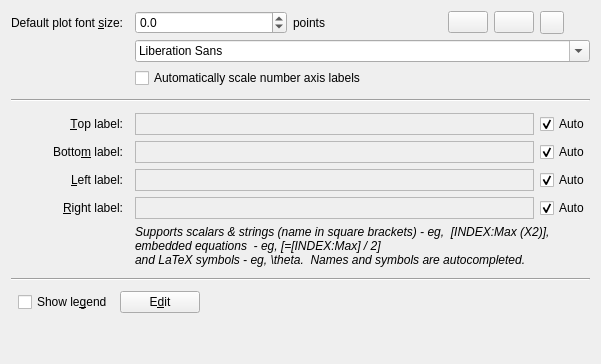
<?xml version="1.0" encoding="UTF-8"?>
<ui version="4.0">
 <class>LabelTab</class>
 <widget class="QWidget" name="LabelTab">
  <property name="geometry">
   <rect>
    <x>0</x>
    <y>0</y>
    <width>601</width>
    <height>364</height>
   </rect>
  </property>
  <property name="windowTitle">
   <string>Form</string>
  </property>
  <layout class="QGridLayout" name="gridLayout">
   <item row="0" column="0">
    <widget class="QLabel" name="_Label_4">
     <property name="text">
      <string>Default plot font &amp;size:</string>
     </property>
     <property name="alignment">
      <set>Qt::AlignRight|Qt::AlignTrailing|Qt::AlignVCenter</set>
     </property>
     <property name="buddy">
      <cstring>_globalLabelFontSize</cstring>
     </property>
    </widget>
   </item>
   <item row="0" column="2" colspan="2">
    <widget class="QDoubleSpinBox" name="_globalLabelFontSize">
     <property name="decimals">
      <number>1</number>
     </property>
     <property name="minimum">
      <double>-25.000000000000000</double>
     </property>
    </widget>
   </item>
   <item row="0" column="4">
    <widget class="QLabel" name="label">
     <property name="text">
      <string>points</string>
     </property>
    </widget>
   </item>
   <item row="0" column="5">
    <widget class="QPushButton" name="_globalLabelBold">
     <property name="sizePolicy">
      <sizepolicy hsizetype="Fixed" vsizetype="Fixed">
       <horstretch>0</horstretch>
       <verstretch>0</verstretch>
      </sizepolicy>
     </property>
     <property name="iconSize">
      <size>
       <width>22</width>
       <height>22</height>
      </size>
     </property>
     <property name="shortcut">
      <string>Alt+B</string>
     </property>
     <property name="checkable">
      <bool>true</bool>
     </property>
    </widget>
   </item>
   <item row="0" column="6">
    <widget class="QPushButton" name="_globalLabelItalic">
     <property name="sizePolicy">
      <sizepolicy hsizetype="Fixed" vsizetype="Fixed">
       <horstretch>0</horstretch>
       <verstretch>0</verstretch>
      </sizepolicy>
     </property>
     <property name="iconSize">
      <size>
       <width>22</width>
       <height>22</height>
      </size>
     </property>
     <property name="shortcut">
      <string>Alt+I</string>
     </property>
     <property name="checkable">
      <bool>true</bool>
     </property>
    </widget>
   </item>
   <item row="0" column="7">
    <widget class="Kst::ColorButton" name="_globalLabelColor"/>
   </item>
   <item row="1" column="2" colspan="6">
    <widget class="QFontComboBox" name="_globalLabelFontFamily"/>
   </item>
   <item row="2" column="2" colspan="3">
    <widget class="QCheckBox" name="_autoScaleNumberAxis">
     <property name="text">
      <string>Automatically scale number axis labels</string>
     </property>
    </widget>
   </item>
   <item row="3" column="0" colspan="8">
    <widget class="Line" name="line_2">
     <property name="sizePolicy">
      <sizepolicy hsizetype="Minimum" vsizetype="Expanding">
       <horstretch>0</horstretch>
       <verstretch>0</verstretch>
      </sizepolicy>
     </property>
     <property name="orientation">
      <enum>Qt::Horizontal</enum>
     </property>
    </widget>
   </item>
   <item row="4" column="0">
    <widget class="QLabel" name="_topLabelLabel">
     <property name="text">
      <string>&amp;Top label:</string>
     </property>
     <property name="alignment">
      <set>Qt::AlignRight|Qt::AlignTrailing|Qt::AlignVCenter</set>
     </property>
     <property name="buddy">
      <cstring>_topLabelText</cstring>
     </property>
    </widget>
   </item>
   <item row="4" column="7">
    <widget class="QCheckBox" name="_topLabelAuto">
     <property name="text">
      <string>Auto</string>
     </property>
     <property name="checked">
      <bool>true</bool>
     </property>
    </widget>
   </item>
   <item row="5" column="0">
    <widget class="QLabel" name="_bottomLabelLabel">
     <property name="text">
      <string>Botto&amp;m label:</string>
     </property>
     <property name="alignment">
      <set>Qt::AlignRight|Qt::AlignTrailing|Qt::AlignVCenter</set>
     </property>
     <property name="buddy">
      <cstring>_bottomLabelText</cstring>
     </property>
    </widget>
   </item>
   <item row="5" column="7">
    <widget class="QCheckBox" name="_bottomLabelAuto">
     <property name="text">
      <string>Auto</string>
     </property>
     <property name="checked">
      <bool>true</bool>
     </property>
    </widget>
   </item>
   <item row="6" column="0">
    <widget class="QLabel" name="_leftLabelLabel">
     <property name="text">
      <string>&amp;Left label:</string>
     </property>
     <property name="alignment">
      <set>Qt::AlignRight|Qt::AlignTrailing|Qt::AlignVCenter</set>
     </property>
     <property name="buddy">
      <cstring>_leftLabelText</cstring>
     </property>
    </widget>
   </item>
   <item row="6" column="7">
    <widget class="QCheckBox" name="_leftLabelAuto">
     <property name="text">
      <string>Auto</string>
     </property>
     <property name="checked">
      <bool>true</bool>
     </property>
    </widget>
   </item>
   <item row="7" column="0">
    <widget class="QLabel" name="_rightLabelLabel">
     <property name="text">
      <string>&amp;Right label:</string>
     </property>
     <property name="alignment">
      <set>Qt::AlignRight|Qt::AlignTrailing|Qt::AlignVCenter</set>
     </property>
     <property name="buddy">
      <cstring>_rightLabelText</cstring>
     </property>
    </widget>
   </item>
   <item row="7" column="7">
    <widget class="QCheckBox" name="_rightLabelAuto">
     <property name="text">
      <string>Auto</string>
     </property>
     <property name="checked">
      <bool>true</bool>
     </property>
    </widget>
   </item>
   <item row="9" column="0" colspan="8">
    <widget class="Line" name="line">
     <property name="sizePolicy">
      <sizepolicy hsizetype="Minimum" vsizetype="Expanding">
       <horstretch>0</horstretch>
       <verstretch>0</verstretch>
      </sizepolicy>
     </property>
     <property name="orientation">
      <enum>Qt::Horizontal</enum>
     </property>
    </widget>
   </item>
   <item row="10" column="0" colspan="3">
    <layout class="QHBoxLayout" name="horizontalLayout_3">
     <property name="spacing">
      <number>0</number>
     </property>
     <item>
      <widget class="QCheckBox" name="_showLegend">
       <property name="sizePolicy">
        <sizepolicy hsizetype="Fixed" vsizetype="Fixed">
         <horstretch>0</horstretch>
         <verstretch>0</verstretch>
        </sizepolicy>
       </property>
       <property name="text">
        <string>Show le&amp;gend</string>
       </property>
      </widget>
     </item>
     <item>
      <widget class="QPushButton" name="_editLegendContents">
       <property name="sizePolicy">
        <sizepolicy hsizetype="Fixed" vsizetype="Fixed">
         <horstretch>0</horstretch>
         <verstretch>0</verstretch>
        </sizepolicy>
       </property>
       <property name="text">
        <string>E&amp;dit</string>
       </property>
      </widget>
     </item>
    </layout>
   </item>
   <item row="10" column="4" colspan="4">
    <spacer>
     <property name="orientation">
      <enum>Qt::Horizontal</enum>
     </property>
     <property name="sizeHint" stdset="0">
      <size>
       <width>376</width>
       <height>0</height>
      </size>
     </property>
    </spacer>
   </item>
   <item row="11" column="3">
    <spacer name="verticalSpacer">
     <property name="orientation">
      <enum>Qt::Vertical</enum>
     </property>
     <property name="sizeHint" stdset="0">
      <size>
       <width>20</width>
       <height>40</height>
      </size>
     </property>
    </spacer>
   </item>
   <item row="4" column="2" colspan="5">
    <widget class="Kst::SVCCTextEdit" name="_topLabelText">
     <property name="enabled">
      <bool>false</bool>
     </property>
     <property name="minimumSize">
      <size>
       <width>0</width>
       <height>19</height>
      </size>
     </property>
     <property name="maximumSize">
      <size>
       <width>16777215</width>
       <height>22</height>
      </size>
     </property>
     <property name="verticalScrollBarPolicy">
      <enum>Qt::ScrollBarAlwaysOff</enum>
     </property>
     <property name="horizontalScrollBarPolicy">
      <enum>Qt::ScrollBarAlwaysOff</enum>
     </property>
     <property name="lineWrapMode">
      <enum>QTextEdit::NoWrap</enum>
     </property>
    </widget>
   </item>
   <item row="5" column="2" colspan="5">
    <widget class="Kst::SVCCTextEdit" name="_bottomLabelText">
     <property name="enabled">
      <bool>false</bool>
     </property>
     <property name="minimumSize">
      <size>
       <width>0</width>
       <height>19</height>
      </size>
     </property>
     <property name="maximumSize">
      <size>
       <width>16777215</width>
       <height>22</height>
      </size>
     </property>
     <property name="verticalScrollBarPolicy">
      <enum>Qt::ScrollBarAlwaysOff</enum>
     </property>
     <property name="horizontalScrollBarPolicy">
      <enum>Qt::ScrollBarAlwaysOff</enum>
     </property>
     <property name="lineWrapMode">
      <enum>QTextEdit::NoWrap</enum>
     </property>
    </widget>
   </item>
   <item row="6" column="2" colspan="5">
    <widget class="Kst::SVCCTextEdit" name="_leftLabelText">
     <property name="enabled">
      <bool>false</bool>
     </property>
     <property name="minimumSize">
      <size>
       <width>0</width>
       <height>19</height>
      </size>
     </property>
     <property name="maximumSize">
      <size>
       <width>16777215</width>
       <height>22</height>
      </size>
     </property>
     <property name="verticalScrollBarPolicy">
      <enum>Qt::ScrollBarAlwaysOff</enum>
     </property>
     <property name="horizontalScrollBarPolicy">
      <enum>Qt::ScrollBarAlwaysOff</enum>
     </property>
     <property name="lineWrapMode">
      <enum>QTextEdit::NoWrap</enum>
     </property>
    </widget>
   </item>
   <item row="7" column="2" colspan="5">
    <widget class="Kst::SVCCTextEdit" name="_rightLabelText">
     <property name="enabled">
      <bool>false</bool>
     </property>
     <property name="minimumSize">
      <size>
       <width>0</width>
       <height>19</height>
      </size>
     </property>
     <property name="maximumSize">
      <size>
       <width>16777215</width>
       <height>22</height>
      </size>
     </property>
     <property name="verticalScrollBarPolicy">
      <enum>Qt::ScrollBarAlwaysOff</enum>
     </property>
     <property name="horizontalScrollBarPolicy">
      <enum>Qt::ScrollBarAlwaysOff</enum>
     </property>
     <property name="lineWrapMode">
      <enum>QTextEdit::NoWrap</enum>
     </property>
    </widget>
   </item>
   <item row="8" column="2" colspan="6">
    <widget class="QLabel" name="label_2">
     <property name="font">
      <font>
       <italic>true</italic>
      </font>
     </property>
     <property name="text">
      <string>Supports scalars &amp; strings (name in square brackets) - eg,  [INDEX:Max (X2)],
embedded equations  - eg, [=[INDEX:Max] / 2]
and LaTeX symbols - eg, \theta.  Names and symbols are autocompleted.</string>
     </property>
    </widget>
   </item>
  </layout>
 </widget>
 <customwidgets>
  <customwidget>
   <class>Kst::SVCCTextEdit</class>
   <extends>QTextEdit</extends>
   <header>cclineedit.h</header>
  </customwidget>
  <customwidget>
   <class>Kst::ColorButton</class>
   <extends>QToolButton</extends>
   <header>colorbutton.h</header>
  </customwidget>
 </customwidgets>
 <tabstops>
  <tabstop>_globalLabelFontSize</tabstop>
  <tabstop>_globalLabelBold</tabstop>
  <tabstop>_globalLabelItalic</tabstop>
  <tabstop>_globalLabelColor</tabstop>
  <tabstop>_globalLabelFontFamily</tabstop>
  <tabstop>_showLegend</tabstop>
  <tabstop>_editLegendContents</tabstop>
 </tabstops>
 <resources/>
 <connections>
  <connection>
   <sender>_topLabelAuto</sender>
   <signal>toggled(bool)</signal>
   <receiver>_topLabelText</receiver>
   <slot>setDisabled(bool)</slot>
   <hints>
    <hint type="sourcelabel">
     <x>570</x>
     <y>147</y>
    </hint>
    <hint type="destinationlabel">
     <x>408</x>
     <y>141</y>
    </hint>
   </hints>
  </connection>
  <connection>
   <sender>_bottomLabelAuto</sender>
   <signal>toggled(bool)</signal>
   <receiver>_bottomLabelText</receiver>
   <slot>setDisabled(bool)</slot>
   <hints>
    <hint type="sourcelabel">
     <x>541</x>
     <y>167</y>
    </hint>
    <hint type="destinationlabel">
     <x>442</x>
     <y>170</y>
    </hint>
   </hints>
  </connection>
  <connection>
   <sender>_leftLabelAuto</sender>
   <signal>toggled(bool)</signal>
   <receiver>_leftLabelText</receiver>
   <slot>setDisabled(bool)</slot>
   <hints>
    <hint type="sourcelabel">
     <x>541</x>
     <y>198</y>
    </hint>
    <hint type="destinationlabel">
     <x>378</x>
     <y>198</y>
    </hint>
   </hints>
  </connection>
  <connection>
   <sender>_rightLabelAuto</sender>
   <signal>toggled(bool)</signal>
   <receiver>_rightLabelText</receiver>
   <slot>setDisabled(bool)</slot>
   <hints>
    <hint type="sourcelabel">
     <x>549</x>
     <y>227</y>
    </hint>
    <hint type="destinationlabel">
     <x>465</x>
     <y>228</y>
    </hint>
   </hints>
  </connection>
 </connections>
</ui>
